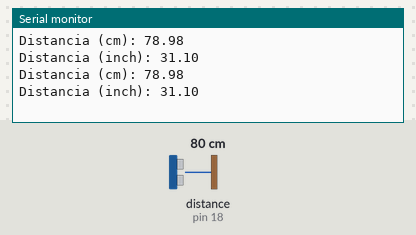
The sketch below on a simulated Arduino Uno, built with avr-gcc and run on an emulated ATmega328P. On the bench: the last lines printed to the serial monitor. Wiring (inferred from the names in the program): ultrasonic range finder: trigger pin 5; echo pin 18. Inputs (shaded band) come from the test bench; at power-on: distance to the obstacle (sensor on pin 18) 80 cm. The echo pulse lasts 58.3 µs per cm.

Above: at 2.8 s.
2.9 s: distance to the obstacle (sensor on pin 18) set to 2 cm
At 4.5 s:
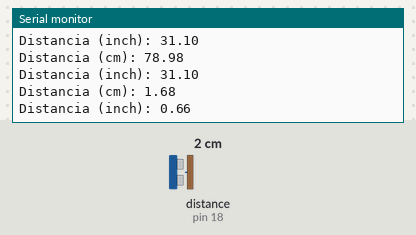
5.6 s: distance to the obstacle (sensor on pin 18) set to 4 cm
At 7.3 s:
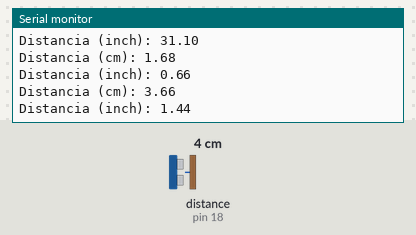
Timing chart, 0 to 8.8 s (numbered marks = the images above; inputs shaded):
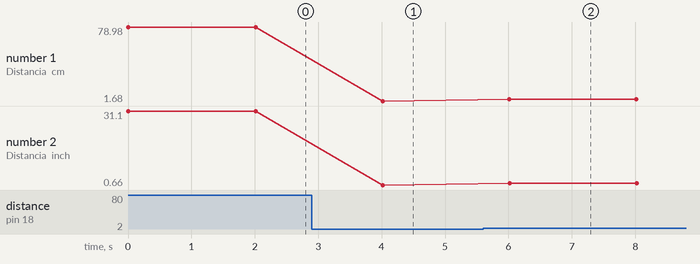

The sketch:

distancia_serial.ino
```cpp
//Medidor de distancia hecho por Pedro Fregoso
const int trigPin = 5;   // Pin conectado al Trigger del sensor ultrasónico
const int echoPin = 18;  // Pin conectado al Echo del sensor ultrasónico

// Definir la velocidad del sonido en cm/us
#define SOUND_SPEED 0.034  // Velocidad del sonido en cm/us
#define CM_TO_INCH 0.393701 // Conversión de centímetros a pulgadas

long duration;           // Variable para almacenar el tiempo que tarda el eco en volver
float distanceCm;        // Variable para almacenar la distancia en centímetros
float distanceInch;      // Variable para almacenar la distancia en pulgadas

void setup() {
  Serial.begin(115200);   // Iniciar la comunicación serial para depuración
  pinMode(trigPin, OUTPUT);  // Configurar el pin Trigger como salida
  pinMode(echoPin, INPUT);   // Configurar el pin Echo como entrada
}

void loop() {
  // Asegurarse de que el Trigger está apagado antes de iniciar la medición
  digitalWrite(trigPin, LOW);
  delayMicroseconds(20);   // Esperar 2 microsegundos

  // Enviar una señal de 10 microsegundos al Trigger para iniciar la medición
  digitalWrite(trigPin, HIGH);
  delayMicroseconds(100);
  digitalWrite(trigPin, LOW);

  // Leer el tiempo de viaje del pulso usando el pin Echo (en microsegundos)
  duration = pulseIn(echoPin, HIGH);

  // Calcular la distancia en centímetros
  distanceCm = duration * SOUND_SPEED / 2;  // Dividimos entre 2 porque es ida y vuelta

  // Convertir la distancia a pulgadas
  distanceInch = distanceCm * CM_TO_INCH;

  // Mostrar la distancia en el Monitor Serial
  Serial.print("Distancia (cm): ");
  Serial.println(distanceCm);
  Serial.print("Distancia (inch): ");
  Serial.println(distanceInch);

  delay(2000);  // Esperar dos segundos antes de realizar la siguiente medición
}
```

Measured:
- after the input at 2.9 s, the serial monitor: prints a new line after 1.1 s (image 1)
- after the input at 5.6 s, the serial monitor: prints a new line after 0.42 s (image 2)
- plotted number 1: 78.98 → 1.68 after the input at 2.9 s, 1.68 → 3.66 after the input at 5.6 s
- plotted number 2: 31.1 → 0.66 after the input at 2.9 s, 0.66 → 1.44 after the input at 5.6 s
